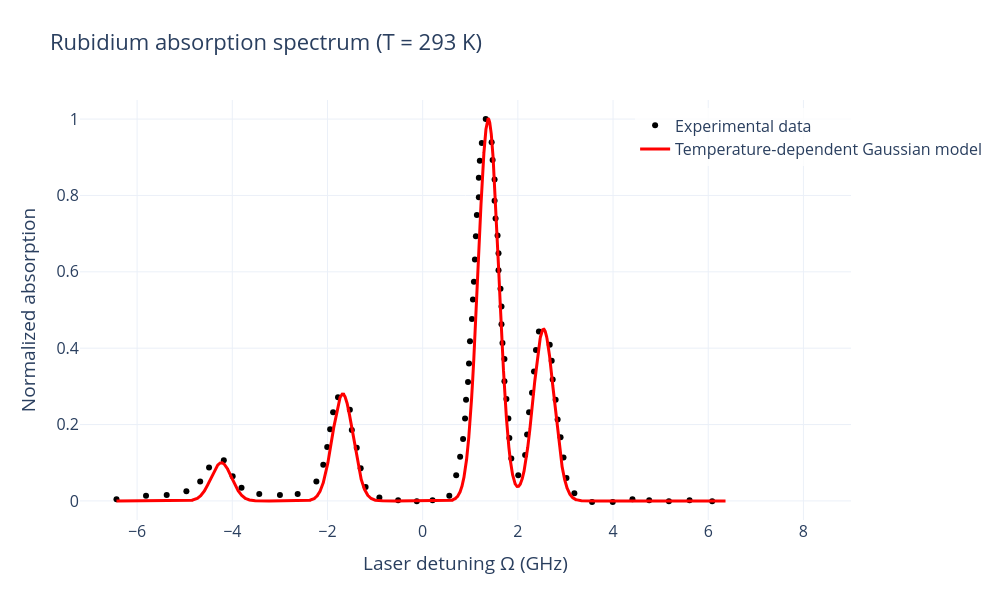

Source (notebook cell):
### Markdown cell above
### **INTERACTIVE RUBIDIUM ABSORPTION SPECTRUM**

### Code cell
# ============================================================
# INTERACTIVE Rubidium absorption spectrum
#
# Plotly version
#
# Zoom without losing resolution
# MATLAB-like interaction
#
# ============================================================
# PHYSICAL CONSTANTS
# ============================================================

# Speed of light [m/s]
c = 3.0e8

# Boltzmann constant [J/K]
kB = 1.380649e-23

# Rubidium-85 atomic mass [kg]
m_Rb = 85 * 1.660539e-27


# ============================================================
# RUBIDIUM D2 TRANSITION
# ============================================================

# D2 transition wavelength [m]
lambda0 = 780e-9

# Central optical frequency [Hz]
nu0 = c / lambda0


# ============================================================
# TEMPERATURE
# ============================================================

# Temperature [K]
T = 293


# ============================================================
# DOPPLER FWHM
# ============================================================

# Doppler linewidth [Hz]
FWHM_Hz = nu0 * np.sqrt(
    (8 * kB * T * np.log(2)) /
    (m_Rb * c**2)
)

# Convert Hz -> GHz
FWHM = FWHM_Hz / 1e9

print("Doppler FWHM =", FWHM, "GHz")


# ============================================================
# GAUSSIAN WIDTH
# ============================================================

# Gaussian sigma [GHz]
sigma = FWHM / (2*np.sqrt(2*np.log(2)))

print("sigma =", sigma, "GHz")


# ============================================================
# LOAD EXPERIMENTAL DATA
# ============================================================

data = np.loadtxt(
    "Data_Rb_Gas.csv",
    delimiter=",",
    skiprows=1
)


# ============================================================
# EXPERIMENTAL DATA
# ============================================================

# Experimental detuning axis [GHz]
x_exp = data[:,0]

# Experimental absorption [arb. units]
y_exp = data[:,1]

# Normalize experimental data
y_exp = y_exp / np.max(y_exp)


# ============================================================
# EFFECTIVE PEAK POSITIONS
# ============================================================

# Effective hyperfine peak positions [GHz]
centers = np.array([
    -4.37,
    -1.82,
     1.24,
     2.4
])


# ============================================================
# RELATIVE AMPLITUDES
# ============================================================

# Relative amplitudes [dimensionless]
amplitudes = np.array([
    0.10,
    0.28,
    1.00,
    0.45
])

# ============================================================
# GLOBAL HORIZONTAL SHIFT
# ============================================================

# Horizontal offset correction [GHz]
shift =  0.14


# ============================================================
# THEORETICAL DETUNING AXIS
# ============================================================

# Extra margin to compensate global shift
margin = abs(shift)

# Detuning axis [GHz]
Omega = np.linspace(
    np.min(x_exp) - margin,
    np.max(x_exp) + margin,
    100000
)


# ============================================================
# BUILD GAUSSIAN MODEL
# ============================================================

Absorption = np.zeros_like(Omega)

for A, Omega0 in zip(amplitudes, centers):

    gaussian = A * np.exp(
        -(Omega - Omega0)**2 / (2*sigma**2)
    )

    Absorption += gaussian


# ============================================================
# NORMALIZATION
# ============================================================

Absorption /= np.max(Absorption)


# ============================================================
# APPLY GLOBAL SHIFT
# ============================================================

Omega_shifted = Omega + shift


# ============================================================
# CREATE INTERACTIVE FIGURE
# ============================================================

fig = go.Figure()


# ============================================================
# EXPERIMENTAL DATA
# ============================================================

fig.add_trace(
    go.Scatter(
        x=x_exp,
        y=y_exp,
        mode='markers',
        name='Experimental data',
        marker=dict(
            size=6,
            color='black'
        )
    )
)


# ============================================================
# THEORETICAL MODEL
# ============================================================

fig.add_trace(
    go.Scatter(
        x=Omega_shifted,
        y=Absorption,
        mode='lines',
        name='Temperature-dependent Gaussian model',
        line=dict(
            color='red',
            width=3
        )
    )
)


# ============================================================
# LAYOUT
# ============================================================

fig.update_layout(

    title=f'Rubidium absorption spectrum (T = {T} K)',

    xaxis_title='Laser detuning Ω (GHz)',

    yaxis_title='Normalized absorption',

    template='plotly_white',

    width=1000,
    height=600,

    font=dict(size=16),

    # ========================================================
    # FIX AXIS RANGES
    # ========================================================

    xaxis=dict(
        range=[-7.2, 9.0],
        dtick=2,
        showgrid=True,
        zeroline=False
    ),

    yaxis=dict(
        range=[-0.05, 1.05],
        dtick=0.2,
        showgrid=True,
        zeroline=False
    ),

    # ========================================================
    # LEGEND POSITION
    # ========================================================

    legend=dict(
        x=0.72,
        y=0.98,
        bgcolor='rgba(255,255,255,0.8)'
    )
)


# ============================================================
# INTERACTIVE OPTIONS
# ============================================================

fig.update_xaxes(
    showgrid=True,
    zeroline=False
)

fig.update_yaxes(
    showgrid=True,
    zeroline=False
)


# ============================================================
# SHOW FIGURE
# ============================================================

fig.show()

### Figure 1 — Plotly figure (JSON) as saved in the notebook; plotly's stock layout.template omitted (floating-point values rounded to 4 significant figures; data arrays with more than 128 entries replaced by an {"elided": "..."} marker saying what was removed)
{"data": [{"marker": {"color": "black", "size": 6}, "mode": "markers", "name": "Experimental data", "type": "scatter", "x": [-6.434, -5.813, -5.378, -4.965, -4.675, -4.489, -4.178, -3.992, -3.806, -3.434, -2.999, -2.627, -2.234, -2.089, -2.006, -1.944, -1.882, -1.778, -1.53, -1.489, -1.385, -1.302, -1.199, -0.9094, -0.5163, -0.1232, 0.2079, 0.5596, 0.7044, 0.7872, 0.8492, 0.8906, 0.9113, 0.9527, 0.9734, 0.9941, 1.035, 1.056, 1.077, 1.098, 1.118, 1.139, 1.18, 1.18, 1.201, 1.242, 1.325, 1.449, 1.47, 1.511, 1.511, 1.532, 1.573, 1.594, 1.594, 1.635, 1.656, 1.656, 1.677, 1.718, 1.718, 1.76, 1.801, 1.822, 1.863, 2.008, 2.153, 2.194, 2.235, 2.298, 2.339, 2.38, 2.442, 2.67, 2.711, 2.732, 2.794, 2.835, 2.898, 2.96, 3.022, 3.187, 3.56, 3.994, 4.408, 4.76, 5.173, 5.608, 6.084], "y": [0.00405, 0.01336, 0.01568, 0.02499, 0.05059, 0.08782, 0.1064, 0.06455, 0.0343, 0.01801, 0.01568, 0.01801, 0.05059, 0.0948, 0.1413, 0.1879, 0.2321, 0.2717, 0.2391, 0.1856, 0.139, 0.08549, 0.03663, 0.008704, 0.001723, -0.0006045, 0.001723, 0.01336, 0.06688, 0.1157, 0.1623, 0.2158, 0.2647, 0.3112, 0.3601, 0.4183, 0.4764, 0.5276, 0.5742, 0.6323, 0.6928, 0.7487, 0.7952, 0.8464, 0.8906, 0.9372, 1.0, 0.9395, 0.893, 0.8418, 0.7859, 0.7394, 0.6952, 0.6486, 0.6044, 0.5555, 0.509, 0.4625, 0.4136, 0.3717, 0.3135, 0.267, 0.2158, 0.1646, 0.1111, 0.06688, 0.1204, 0.1739, 0.2321, 0.2833, 0.3391, 0.395, 0.4439, 0.4089, 0.3671, 0.3182, 0.2647, 0.2135, 0.1669, 0.1134, 0.0599, 0.02034, -0.002931, -0.002931, 0.00405, 0.001723, -0.0006045, 0.001723, -0.0006045]}, {"line": {"color": "red", "width": 3}, "mode": "lines", "name": "Temperature-dependent Gaussian model", "type": "scatter", "x": {"elided": "100000 float values"}, "y": {"elided": "100000 float values"}}], "layout": {"font": {"size": 16}, "height": 600, "legend": {"bgcolor": "rgba(255,255,255,0.8)", "x": 0.72, "y": 0.98}, "title": {"text": "Rubidium absorption spectrum (T = 293 K)"}, "width": 1000, "xaxis": {"dtick": 2, "range": [-7.2, 9], "showgrid": true, "title": {"text": "Laser detuning Ω (GHz)"}, "zeroline": false}, "yaxis": {"dtick": 0.2, "range": [-0.05, 1.05], "showgrid": true, "title": {"text": "Normalized absorption"}, "zeroline": false}}}
